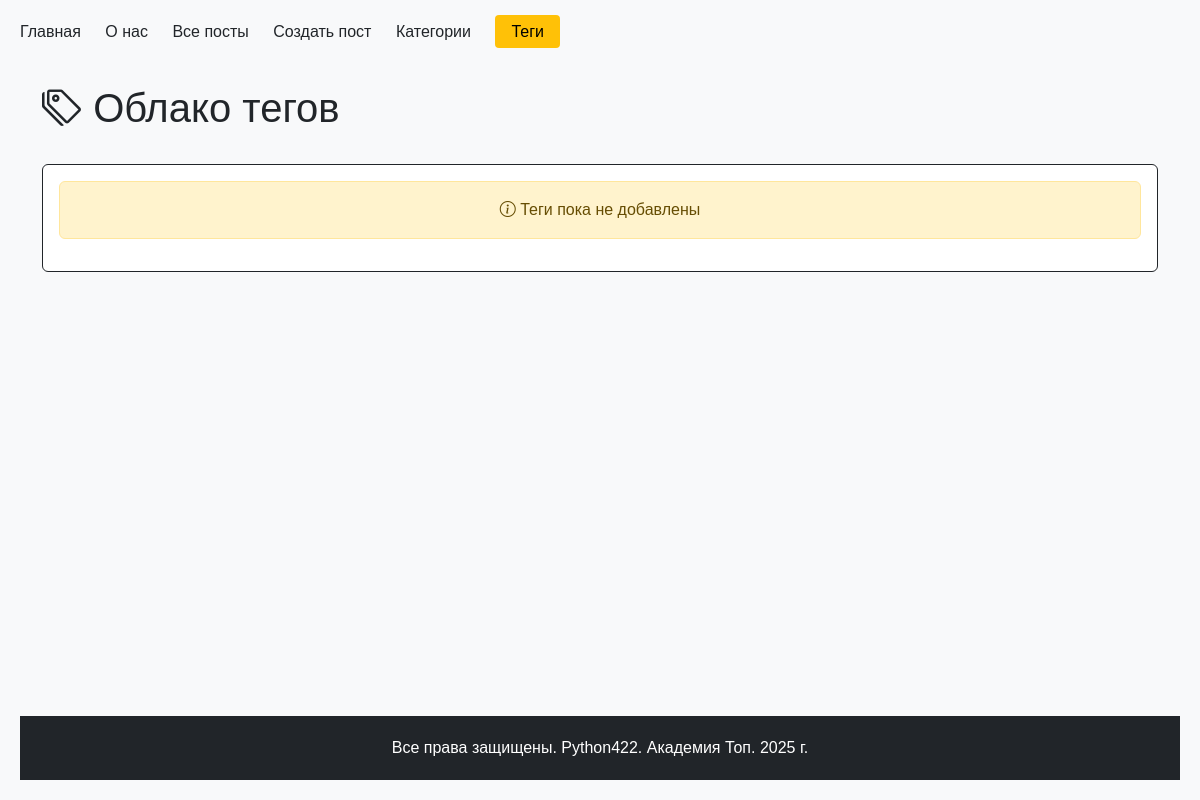
The page /posts/tags/ on the database as committed earlier.
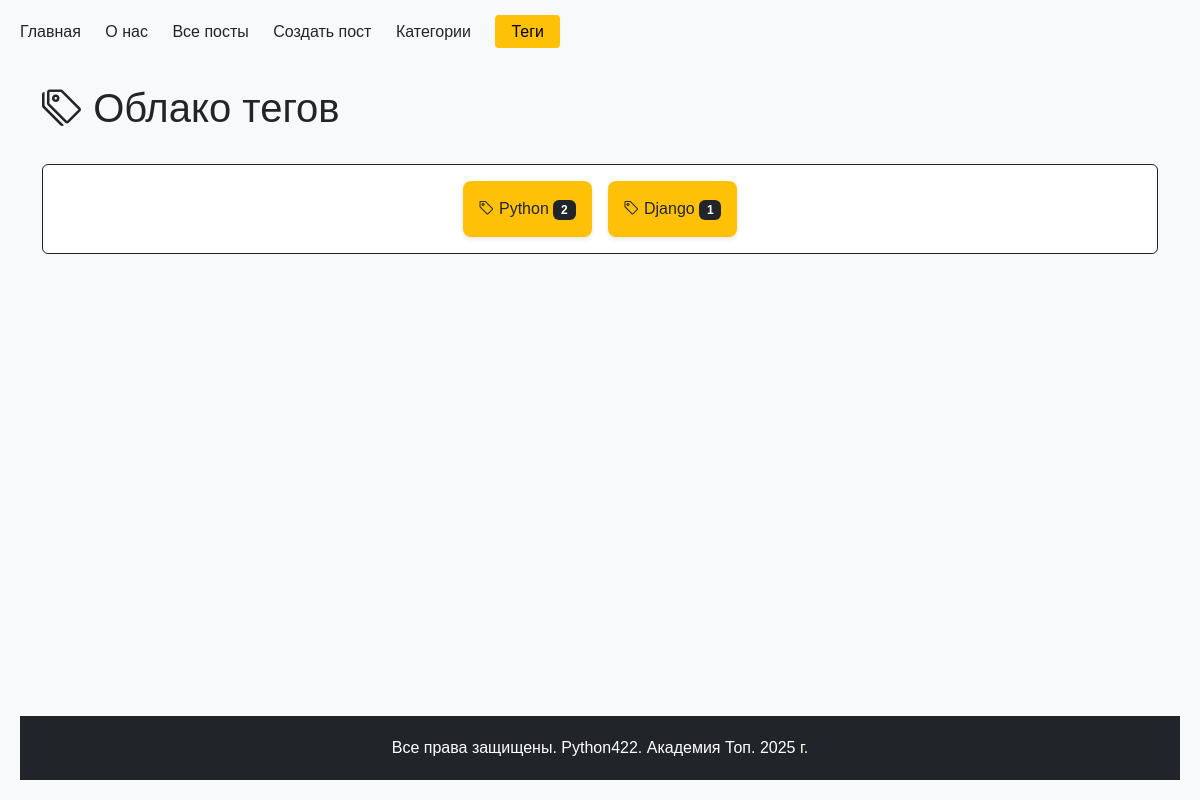
The same page on the database as committed later.
### python_blog/models.py (models this page shows, shortened)
class Tag(models.Model):
    name = models.CharField(max_length=200, verbose_name="Название")
    slug = models.SlugField(max_length=250, unique=True, verbose_name="Слаг")
    def get_absolute_url(self):
        return reverse("blog:tag_detail", args=[self.slug])
    class Meta:
        verbose_name = "Тег"
        verbose_name_plural = "Теги"
        ordering = ["name"]

### python_blog/views.py (the view)
# urls.py: path("tags/", catalog_tags, name="tags"),
def catalog_tags(request):
    tags = Tag.objects.annotate(posts_count=Count('posts')).order_by('-posts_count')
    context = {
        'tags': tags,
        'title': 'Теги блога',
        'active_menu': 'tags'
    }
    return render(request, 'catalog_tags.html', context)

### python_blog/context_processors.py (called while the page is built)
def menu_items(request):
    menu = [
        {"title": "Главная", "url_name": "main"},
        {"title": "О нас", "url_name": "about"},
        {"title": "Все посты", "url_name": "blog:posts"},
        {"title": "Создать пост", "url_name": "blog:post_create"},
        {"title": "Категории", "url_name": "blog:categories"},
        {"title": "Теги", "url_name": "blog:tags"},
    ]
    current_url_name = request.resolver_match.view_name
    for item in menu:
        item['is_active'] = current_url_name == item['url_name']
    return {'menu_items': menu}

### python_blog/templates/catalog_tags.html (shortened to what this page needs)
{% extends "base.html" %}
{% block content %}
<div class="container mt-4">
    <div class="row mb-4">
        <div class="col-12">
            <h1 class="text-dark"><i class="bi bi-tags"></i> Облако тегов</h1>
        </div>
    </div>
    <div class="row">
        <div class="col-12">
            <div class="card border-dark">
                <div class="card-body">
                    <div class="tag-cloud d-flex flex-wrap gap-3 justify-content-center">
                        {% for tag in tags %}
                            <a href="{{ tag.get_absolute_url }}"
                               class="text-decoration-none">
                                <div class="tag-item p-3 bg-warning text-dark rounded-3
                                            {% if tag.posts_count > 10 %}fs-3
                                            {% elif tag.posts_count > 5 %}fs-4
                                            {% elif tag.posts_count > 2 %}fs-5
                                            {% else %}fs-6{% endif %}">
                                    <i class="bi bi-tag"></i>
                                    {{ tag.name }}
                                    <span class="badge bg-dark text-white">
                                        {{ tag.posts_count }}
                                    </span>
                                </div>
                            </a>
                        {% empty %}
                            <div class="alert alert-warning w-100 text-center">
                                <i class="bi bi-info-circle"></i> Теги пока не добавлены
                            </div>
                        {% endfor %}
                    </div>
                </div>
            </div>
        </div>
    </div>
</div>
{% endblock %}

Rows that differ between the two databases and show on the page:
added Tag: name "Python", posts_count "2"
added Tag: name "Django", posts_count "1"
Other text that changed with them:
text no longer shown: "Теги пока не добавлены"
